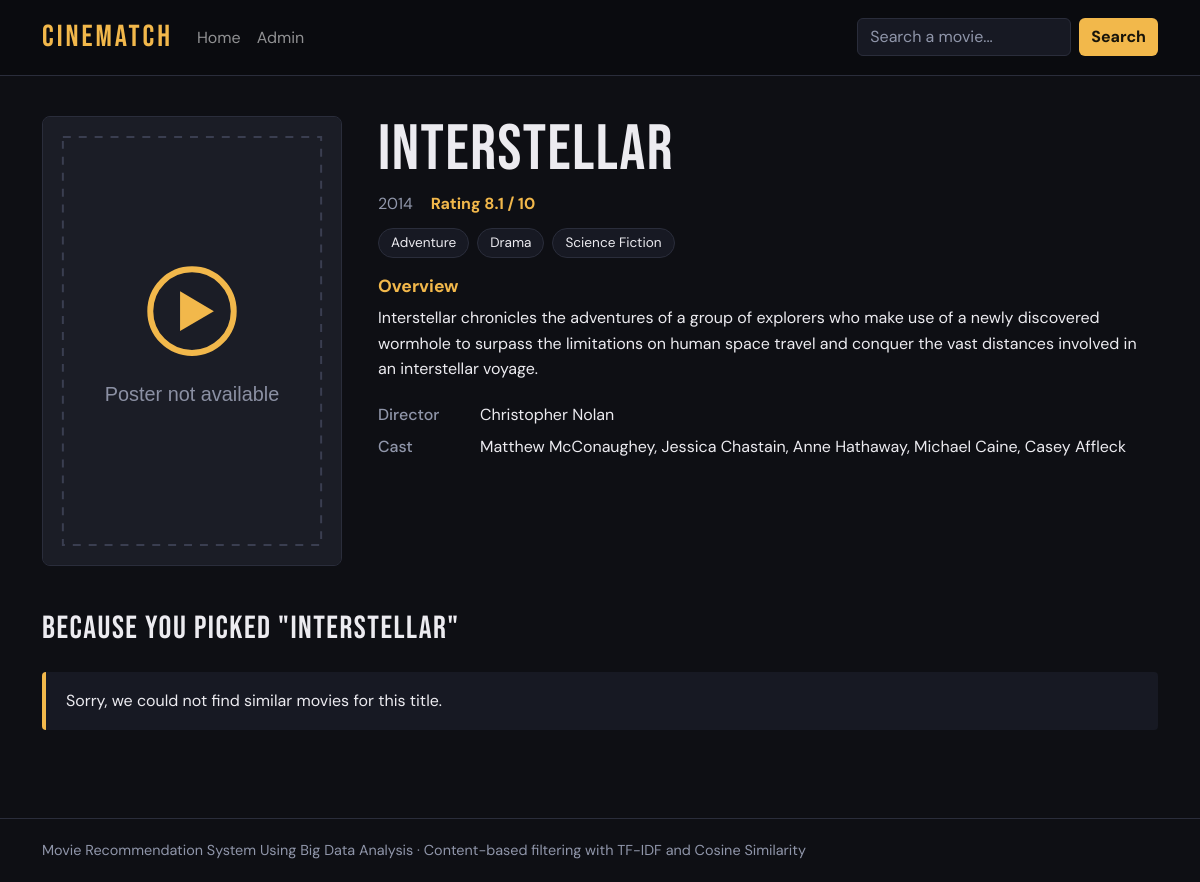
Screenshot of /movie/157336/ with the database file from the repository.
### movies/models.py (models this page shows, shortened)
class Movie(models.Model):
    movie_id = models.IntegerField(unique=True, help_text="TMDB movie id")
    title = models.CharField(max_length=255)
    genres = models.CharField(max_length=255, blank=True, help_text="Comma separated, e.g. Action, Adventure")
    keywords = models.TextField(blank=True, help_text="Comma separated")
    overview = models.TextField(blank=True)
    cast = models.CharField(max_length=500, blank=True, help_text="Comma separated")
    director = models.CharField(max_length=255, blank=True)
    vote_average = models.FloatField(default=0)
    vote_count = models.IntegerField(default=0)
    release_year = models.IntegerField(null=True, blank=True)
    popularity = models.FloatField(default=0)
    poster_path = models.CharField(max_length=255, blank=True)
    tags = models.TextField(blank=True, help_text="Leave empty: it is created automatically")
    class Meta:
        ordering = ["-popularity"]
    @property
    def poster_url(self):
        if self.poster_path:
            return POSTER_BASE_URL + self.poster_path
        return static("images/no-poster.svg")
    @property
    def genre_list(self):
        return _split(self.genres)
    @property
    def cast_list(self):
        return _split(self.cast)

### movies/views.py (the view)
# urls.py: path("movie/<str:movie_id>/", views.movie_detail, name="movie_detail"),
def movie_detail(request, movie_id):
    movie = _find_movie(movie_id)
    if movie is None:
        return _error_page(request, "Sorry, this movie was not found. The link may be wrong.")
    if not movie.poster_path and settings.TMDB_API_KEY:
        fetch_poster_path(movie)
    recommendations = get_similar_movies(movie, top_n=8)
    return render(request, "movie_detail.html", {"movie": movie, "recommendations": recommendations})

### movies/models.py (called while the page is built)
def _split(text):
    return [item.strip() for item in text.split(",") if item.strip()]

### movies/recommendation.py (called while the page is built)
    def similar_to(self, movie_id, top_n=10):
        if movie_id not in self.position:
            return []
        index = self.position[movie_id]
        scores = cosine_similarity(self.tfidf_matrix[index], self.tfidf_matrix).ravel()
        scores[index] = -1  # a movie should not recommend itself
        best_indexes = np.argsort(scores)[::-1][:top_n]  # highest scores first
        return [
            (self.movie_ids[i], float(scores[i]))
            for i in best_indexes
            if scores[i] > 0  # ignore movies with nothing in common
        ]

### movies/services.py (called while the page is built, shortened)
def get_recommender():
    global _recommender
    return _recommender

def get_similar_movies(movie, top_n=8):
    recommender = get_recommender()
    if recommender is None:
        return []
    pairs = recommender.similar_to(movie.movie_id, top_n=top_n)
    movies_by_id = Movie.objects.in_bulk([movie_id for movie_id, _ in pairs], field_name="movie_id")
    return [
        {"movie": movies_by_id[movie_id], "percent": round(score * 100)}
        for movie_id, score in pairs
        if movie_id in movies_by_id
    ]

### movies/views.py (called while the page is built)
def _find_movie(movie_id_text):
    try:
        movie_id = int(movie_id_text)
    except (TypeError, ValueError):
        return None
    return Movie.objects.filter(movie_id=movie_id).first()

### templates/movie_detail.html (shortened to what this page needs)
{% extends "base.html" %}
{% block content %}
<section class="detail">
  <div class="detail-poster">
    <img src="{{ movie.poster_url }}" alt="Poster of {{ movie.title }}" class="poster-img">
  </div>
  <div class="detail-body">
    <h1 class="detail-title">{{ movie.title }}</h1>
    <div class="meta-row">
      {% if movie.release_year %}<span>{{ movie.release_year }}</span>{% endif %}
      {% if movie.vote_average %}<span class="rating-inline">Rating {{ movie.vote_average|floatformat:1 }} / 10</span>{% endif %}
    </div>
    <div class="genre-row">
      {% for genre in movie.genre_list %}<span class="genre-chip">{{ genre }}</span>{% endfor %}
    </div>
    <h2 class="label">Overview</h2>
    <p>{% if movie.overview %}{{ movie.overview }}{% else %}No overview available.{% endif %}</p>
    <dl class="facts">
      <dt>Director</dt>
      <dd>{{ movie.director|default:"Not available" }}</dd>
      <dt>Cast</dt>
      <dd>{% if movie.cast_list %}{{ movie.cast_list|join:", " }}{% else %}Not available{% endif %}</dd>
    </dl>
  </div>
</section>
<h2 class="section-title">Because you picked "{{ movie.title }}"</h2>
{% if recommendations %}
  <div class="movie-grid">
    {% for rec in recommendations %}
      {% include "_movie_card.html" with item=rec.movie extra=rec.percent %}
    {% endfor %}
  </div>
  <a class="btn btn-outline-accent mt-4" href="{% url 'recommendations' movie.movie_id %}">See full recommendation list</a>
{% else %}
  <div class="notice">Sorry, we could not find similar movies for this title.</div>
{% endif %}
{% endblock %}

### static/css/style.css (style rules this page uses)
:root { --bg: #0e0f14; --surface: #171923; --line: #2a2d3b; --text: #ecebf0; --muted: #9096aa; --accent: #f2b84b; --accent-dark: #d99a22; }
body { background: var(--bg); color: var(--text); font-family: "DM Sans", system-ui, sans-serif; line-height: 1.6; min-height: 100vh; display: flex; flex-direction: column; }
.section-title { font-family: "Bebas Neue", sans-serif; font-size: 2rem; letter-spacing: 1.5px; margin: 44px 0 18px; }
.poster-img { width: 100%; height: 100%; object-fit: cover; display: block; transition: transform .3s ease; }
.detail { display: grid; grid-template-columns: 300px 1fr; gap: 36px; margin-top: 16px; }
.detail-poster { border-radius: 8px; overflow: hidden; border: 1px solid var(--line); align-self: start; aspect-ratio: 2 / 3; background: var(--surface); }
.detail-title { font-family: "Bebas Neue", sans-serif; font-size: clamp(2.4rem, 6vw, 4rem); letter-spacing: 1.5px; line-height: 1.05; }
.meta-row { display: flex; gap: 18px; color: var(--muted); margin-bottom: 12px; }
.rating-inline { color: var(--accent); font-weight: 700; }
.genre-row { display: flex; flex-wrap: wrap; gap: 8px; margin-bottom: 18px; }
.genre-chip { border: 1px solid var(--line); background: var(--surface); padding: 3px 12px; border-radius: 999px; font-size: .85rem; }
.label { font-size: 1.1rem; font-weight: 700; color: var(--accent); margin-top: 8px; }
.facts { display: grid; grid-template-columns: 90px 1fr; gap: 6px 12px; margin-top: 20px; }
.facts dt { color: var(--muted); font-weight: 500; }
.facts dd { margin: 0; }
.notice { background: var(--surface); border-left: 4px solid var(--accent); padding: 16px 20px; border-radius: 4px; margin: 24px 0; }

### rows the page displays
Movie: title "Interstellar", release_year "2014", vote_average "8.1", overview "Interstellar chronicles the adventures of a group of explorers who make use of a newly discovered wormhole to surpass the limitations on human space travel and conquer the vast distances involved in an interstellar voyage.", director "Christopher Nolan", cast_list "Matthew McConaughey, Jessica Chastain, Anne Hathaway, Michael Caine, Casey Affleck"

### other values shown
{{ genre }} "Adventure" "Drama" "Science Fiction"
